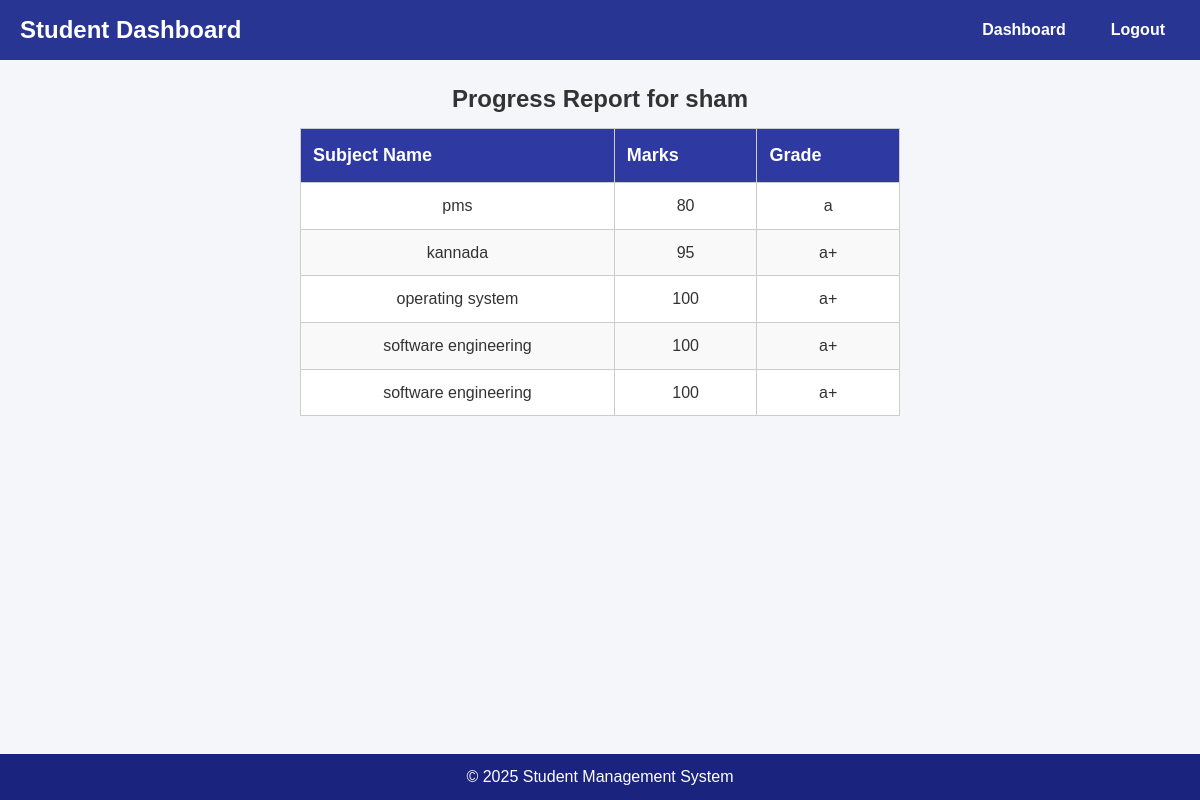
Screenshot of /progessreport.php (signed in) with the database file from the repository.
### tables this page shows
CREATE TABLE `student` (
  `studentid` varchar(20) NOT NULL,
  `courseid` int(11) NOT NULL,
  `name` varchar(20) NOT NULL,
  `email` varchar(200) NOT NULL,
  `password` varchar(200) NOT NULL
);

CREATE TABLE `report` (
  `reportid` int(11) NOT NULL,
  `studentid` varchar(20) NOT NULL,
  `subjectid` int(11) NOT NULL,
  `subjectname` varchar(20) NOT NULL,
  `marks` int(200) NOT NULL,
  `grade` varchar(10) NOT NULL
);

### progessreport.php (the view, shortened to what this page needs)
<?php
$host = "localhost";
$user = "root";
$password = "";
$database = "sms";
$conn = mysqli_connect($host, $user, $password, $database);
$studentid = $_SESSION['studentid'];
$studentQuery = "SELECT name FROM student WHERE studentid = '$studentid'";
$studentResult = mysqli_query($conn, $studentQuery);
$studentRow = mysqli_fetch_assoc($studentResult);
$studentName = $studentRow['name'];
$reportQuery = "SELECT subjectname, marks, grade FROM report WHERE studentid = '$studentid'";
$reportResult = mysqli_query($conn, $reportQuery);
?>
<!DOCTYPE html>
<html>
<head>
    <link rel="stylesheet" type="text/css" href="style.css">
</head>
<body>
    <div class="navbar">
        <h1>Student Dashboard</h1>
        <ul>
            <li><a href="dashboard.php">Dashboard</a></li>
            <li><a href="logout.php">Logout</a></li>
        </ul>
    </div>
    <h2>Progress Report for <?php echo $studentName; ?></h2>
    <div class="report-container">
        <table>
            <thead>
                <tr>
                    <th>Subject Name</th>
                    <th>Marks</th>
                    <th>Grade</th>
                </tr>
            </thead>
            <tbody>
                <?php
                if (mysqli_num_rows($reportResult) > 0) {
                    while ($row = mysqli_fetch_assoc($reportResult)) {
                        echo "<tr>";
                        echo "<td>" . $row['subjectname'] . "</td>";
                        echo "<td>" . $row['marks'] . "</td>";
                        echo "<td>" . $row['grade'] . "</td>";
                        echo "</tr>";
                    }
                } else {
                    echo "<tr><td colspan='3'>No marks available yet.</td></tr>";
                }
                ?>
            </tbody>
        </table>
    </div>
    <div class="footer">
        <p>&copy; <?php echo date("Y"); ?> Student Management System</p>
    </div>
</body>
</html>

### style.css (style rules this page uses)
* { margin: 0; padding: 0; box-sizing: border-box; }
body { font-family: 'Segoe UI', Tahoma, Geneva, Verdana, sans-serif; background-color: #f0f2f5; color: #333; line-height: 1.6; }
.navbar { background-color: #2e3aa1; color: white; padding: 15px; display: flex; justify-content: space-between; align-items: center; height: 60px; }
table { width: 100%; max-width: 800px; border-collapse: collapse; background-color: white; }
th, td { border: 1px solid #ddd; padding: 12px; text-align: center; }
th { background-color: #2e3aa1; color: white; }
tr:nth-child(even) { background-color: #f9f9f9; }
.footer { background-color: #3f51b5; color: white; text-align: center; padding: 15px 0; position: fixed; width: 100%; bottom: 0; }
.navbar h1 { font-size: 1.8em; margin: 0; }
.navbar ul { list-style: none; margin: 0; padding: 0; }
.navbar ul li { display: inline; }
.navbar ul li a { color: white; text-decoration: none; font-size: 16px; font-weight: bold; padding: 10px 15px; border-radius: 4px; transition: background-color 0.3s; }
body { font-family: Arial, sans-serif; background-color: #f2f3f7; margin: 0; padding: 0; }
.navbar { background-color: #2e3aa1; color: white; padding: 15px; display: flex; justify-content: space-between; align-items: center; }
.navbar h1 { margin: 0; font-size: 22px; }
.navbar ul { list-style-type: none; margin: 0; padding: 0; display: flex; }
.navbar ul li { margin-left: 15px; }
.navbar ul li a { text-decoration: none; color: white; font-weight: bold; padding: 8px 15px; border-radius: 4px; transition: 0.3s; }
table { width: 100%; border-collapse: collapse; margin-top: 10px; }
th, td { border: 1px solid #ccc; padding: 8px; text-align: left; }
table { width: 80%; border-collapse: collapse; background-color: white; }
th { background-color: #2e3aa1; color: white; padding: 10px; }
td { padding: 10px; text-align: center; border: 1px solid #ccc; }
body { text-align: center; font-family: Arial, sans-serif; }
table { width: 50%; border-collapse: collapse; background-color: white; text-align: center; margin: auto; }
th { background-color: #2e3aa1; color: white; padding: 12px; font-size: 18px; }
td { padding: 10px; border: 1px solid #ccc; font-size: 16px; }
h2, h3 { text-align: center; font-size: 24px; font-weight: bold; margin-bottom: 10px; }
body { font-family: Arial, sans-serif; background-color: #f5f5f5; margin: 0; padding: 0; }
.navbar { background-color: #283593; overflow: hidden; padding: 10px 20px; color: white; text-align: left; }
.navbar h1 { display: inline-block; margin: 0; font-size: 24px; }
.navbar ul { float: right; list-style-type: none; margin: 0; padding: 0; }
.navbar li { display: inline; margin-left: 20px; }
.navbar a { color: white; text-decoration: none; padding: 5px 10px; }
h2 { text-align: center; margin-top: 20px; color: #333; }
body { margin: 0; padding: 0; font-family: 'Arial', sans-serif; background-color: #f4f6f9; color: #333; }
.footer { background-color: #1a237e; color: white; text-align: center; padding: 10px 0; margin-top: 20px; }

### rows the page displays
student: name "sham"
report: subjectname "pms", marks "80", grade "a"
report: subjectname "kannada", marks "95", grade "a+"
report: subjectname "operating system", marks "100", grade "a+"
report: subjectname "software engineering", marks "100", grade "a+"
report: subjectname "software engineering", marks "100", grade "a+"
